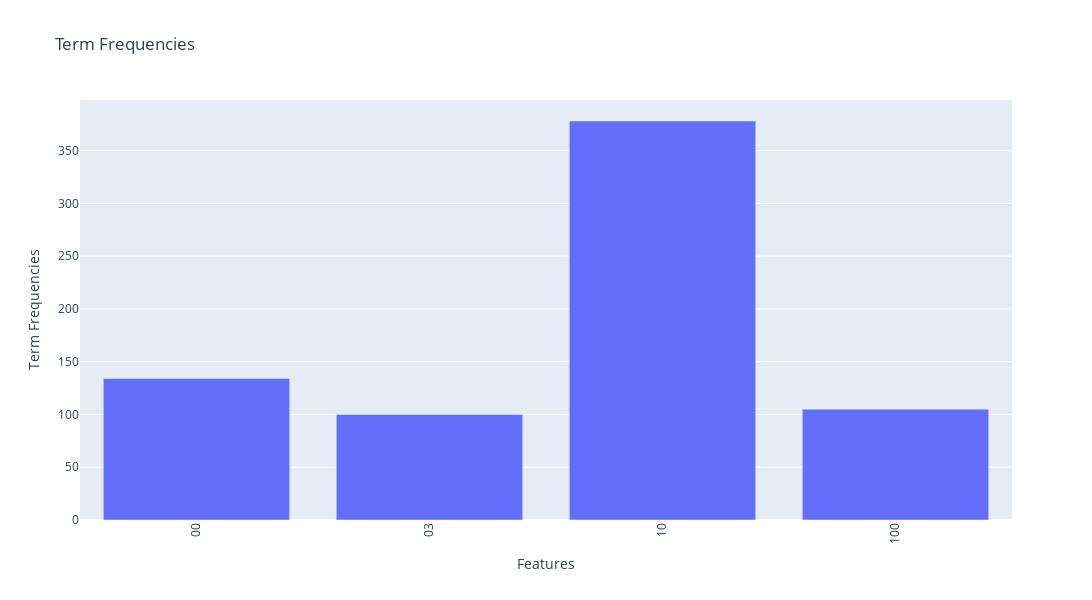

Notebook source saved alongside this figure:
### Markdown cell above
### >>> **Exercise 13 (take home):** 
The chart above only contains 300 vocabulary in the documents, and it's already computationally intensive to both compute and visualize. Can you efficiently reduce the number of terms you want to visualize as an exercise.

### Code cell
# Answer here
# find the terms that the are higher or equal to 100


features = count_vect.get_feature_names_out()[:300]
frequencies = term_frequencies[:300]

# Create a DataFrame for Plotly
data = pd.DataFrame({'Feature': features, 'Frequency': frequencies})

# make a small filter
filtered_data = data[data['Frequency'] >= 100]

# Create the bar plot
fig = px.bar(filtered_data, x='Feature', y='Frequency', title='Term Frequencies', 
              labels={'Feature': 'Features', 'Frequency': 'Term Frequencies'})

# Update layout to rotate x-axis labels
fig.update_layout(xaxis_tickangle=-90, height=600, width=1200)

# Show the plot
fig.show()

### Figure 1 — Plotly figure (JSON) as saved in the notebook; plotly's stock layout.template omitted (floating-point values rounded to 4 significant figures)
{"data": [{"alignmentgroup": "True", "hovertemplate": "Features=%{x}<br>Term Frequencies=%{y}<extra></extra>", "legendgroup": "", "marker": {"color": "#636efa", "pattern": {"shape": ""}}, "name": "", "offsetgroup": "", "orientation": "v", "showlegend": false, "textposition": "auto", "type": "bar", "x": ["00", "03", "10", "100"], "xaxis": "x", "y": [134, 100, 378, 105], "yaxis": "y"}], "layout": {"barmode": "relative", "height": 600, "legend": {"tracegroupgap": 0}, "title": {"text": "Term Frequencies"}, "width": 1200, "xaxis": {"anchor": "y", "autorange": true, "domain": [0, 1], "range": [-0.5, 3.5], "tickangle": -90, "title": {"text": "Features"}, "type": "category"}, "yaxis": {"anchor": "x", "autorange": true, "domain": [0, 1], "range": [0, 397.9], "title": {"text": "Term Frequencies"}, "type": "linear"}}}
